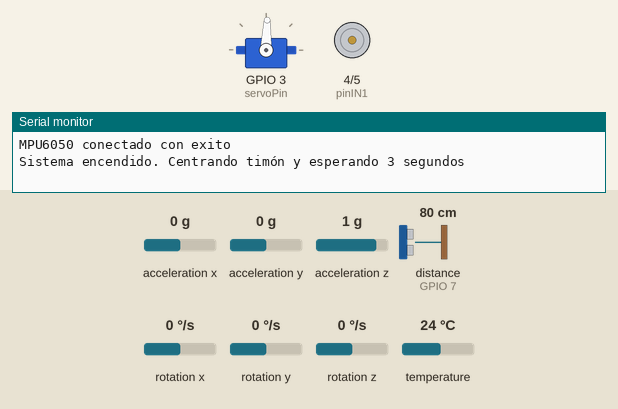
The sketch below on a simulated ESP32-S3. On the bench: servo, motor-driver pin pairs drawn as motors (green arrow = first pin HIGH = forward, orange = second pin HIGH = backward, longer = more drive, scaled by the enable pin), the last lines printed to the serial monitor. Wiring (inferred from the names in the program): ultrasonic range finder: trigger GPIO 6; echo GPIO 7. Inputs (shaded band) come from the test bench; at power-on: distance to the obstacle (sensor on GPIO 7) 80 cm, acceleration x 0 g, acceleration y 0 g, acceleration z 1 g, rotation x 0 °/s, rotation y 0 °/s, rotation z 0 °/s, temperature 24 °C. The echo pulse lasts 58.3 µs per cm.

Above: at 0.1 s.
At 6.1 s:
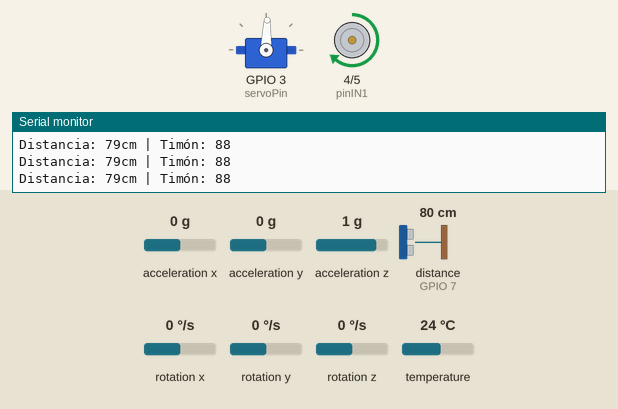
6.2 s: distance to the obstacle (sensor on GPIO 7) set to 28 cm
7.7 s: distance to the obstacle (sensor on GPIO 7) set to 22 cm
At 7.96 s:
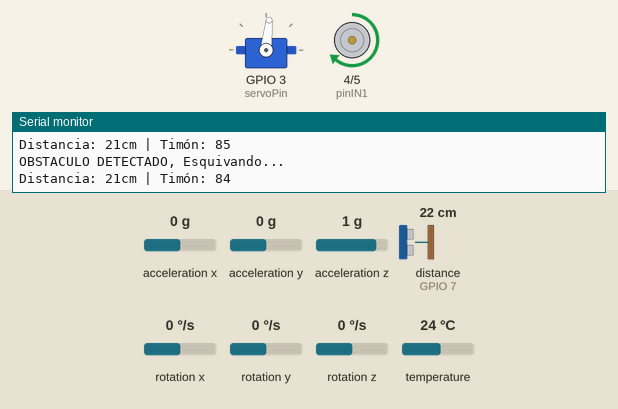
Timing chart, 0 to 10.7 s (numbered marks = the images above; inputs shaded):
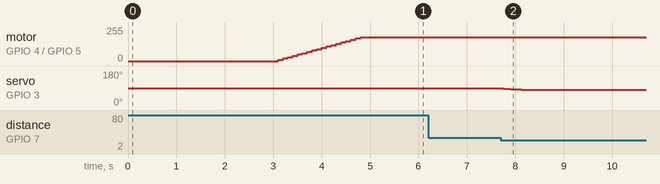

Measured:
- after the input at 7.7 s, servo on GPIO 3 (servoPin): moves from 88° to 80° over 0.83 s, starting after 0.05 s

The sketch:

Barco_Autonomo.ino
```cpp
#include <Adafruit_MPU6050.h>
#include <Adafruit_Sensor.h>
#include <Wire.h>
#include <ESP32Servo.h>

Servo servoTimon;
Adafruit_MPU6050 mpu;

#define I2C_SDA 8
#define I2C_SCL 9

const int servoPin = 3;
const int pinIN1 = 4;
const int pinIN2 = 5;
const int trigPin = 6;
const int echoPin = 7;
const int enAPin = 2;

float anguloActual = 88.0;
bool giroHaciaLaDerecha = false;

float offsetAccelY = 0.0;

void setup() {
  Serial.begin(115200);

  pinMode(pinIN1, OUTPUT);
  pinMode(pinIN2, OUTPUT);
  pinMode(trigPin, OUTPUT);
  pinMode(echoPin, INPUT);
  pinMode(enAPin, OUTPUT);

  servoTimon.attach(servoPin);
  servoTimon.write(88);

  Wire.begin(I2C_SDA, I2C_SCL);

  if(!mpu.begin(0x68, &Wire)) {
    Serial.println("No se pudo encontrar el MPU6050");
  } else {
    Serial.println("MPU6050 conectado con exito");
  }

  mpu.setAccelerometerRange(MPU6050_RANGE_8_G);
  mpu.setGyroRange(MPU6050_RANGE_500_DEG);
  mpu.setFilterBandwidth(MPU6050_BAND_21_HZ);

  digitalWrite(pinIN1, LOW);
  digitalWrite(pinIN2, LOW);
  analogWrite(enAPin, 0);

  Serial.println("Sistema encendido. Centrando timón y esperando 3 segundos");
  delay(3000);

  Serial.println("Iniciando navegación autónoma con velocidad controlada...");

  digitalWrite(pinIN1, HIGH);
  digitalWrite(pinIN2, LOW);


  for (int velocidad = 0; velocidad <= 180; velocidad += 10){
    analogWrite(enAPin, velocidad);
    delay(100);
  }
}

void loop() {
  digitalWrite(trigPin, LOW);
  delayMicroseconds(2);
  digitalWrite(trigPin, HIGH);
  delayMicroseconds(10);
  digitalWrite(trigPin, LOW);

  long duracion = pulseIn(echoPin, HIGH, 30000);
  int distancia = (duracion == 0) ? 999 : (duracion * 0.034 / 2 );

  int anguloDeseado = 88;

  if (distancia < 25) {
    Serial.println("OBSTACULO DETECTADO, Esquivando...");
    anguloDeseado = 80;

  } else {
    sensors_event_t a, g, temp;
    mpu.getEvent(&a, &g, &temp);

    float accelY = a.acceleration.y - offsetAccelY;

    if (accelY > -0.6 && accelY < 0.6){
      anguloDeseado = 88;
    } else {
      anguloDeseado = map((long)(accelY * 10), -15, 15, 80, 100);
      anguloDeseado = constrain(anguloDeseado, 80, 100);
    }
  }

  anguloActual = anguloActual + (anguloDeseado - anguloActual) * 0.12;
  servoTimon.write((int) anguloActual);

  Serial.print("Distancia: "); Serial.print(distancia);
  Serial.print("cm | Timón: "); Serial.println((int) anguloActual);

  delay(50);
}
```
